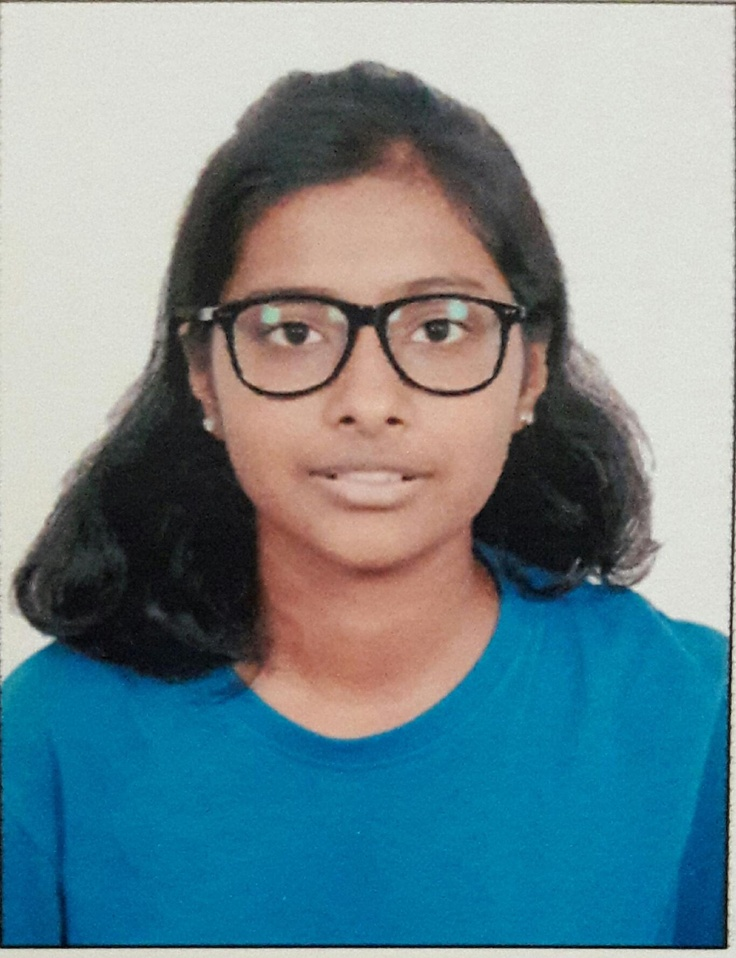
%> input picture BT19ECE005_DIP_A1/BT19ECE005.jpg, 736 x 958 px, shrunk from 1366 x 1778 before the run
$ octave DIP_A7.m   (GNU Octave 9; MATLAB toolbox functions it lacks are replaced by stand-ins)
%> lines starting %> are read from the running program, lines starting %| are printed output that depends on the picture
%% Name - Sakshi Pandagale
%% Roll no. - BT19ECE005
%% Assignment 7 - Contrast Mainpulation

clc
clear all
close all

img=imread('C:\Users\Sakshi S Pandagale\Desktop\Pictures\Saved Pictures\BT19ECE005.jpg');
%> img is the input picture: size 958x736x3 uint8; mean R, G, B 114.2, 138.6, 146.1

L = img / 2; %% Lowering contrast of the image
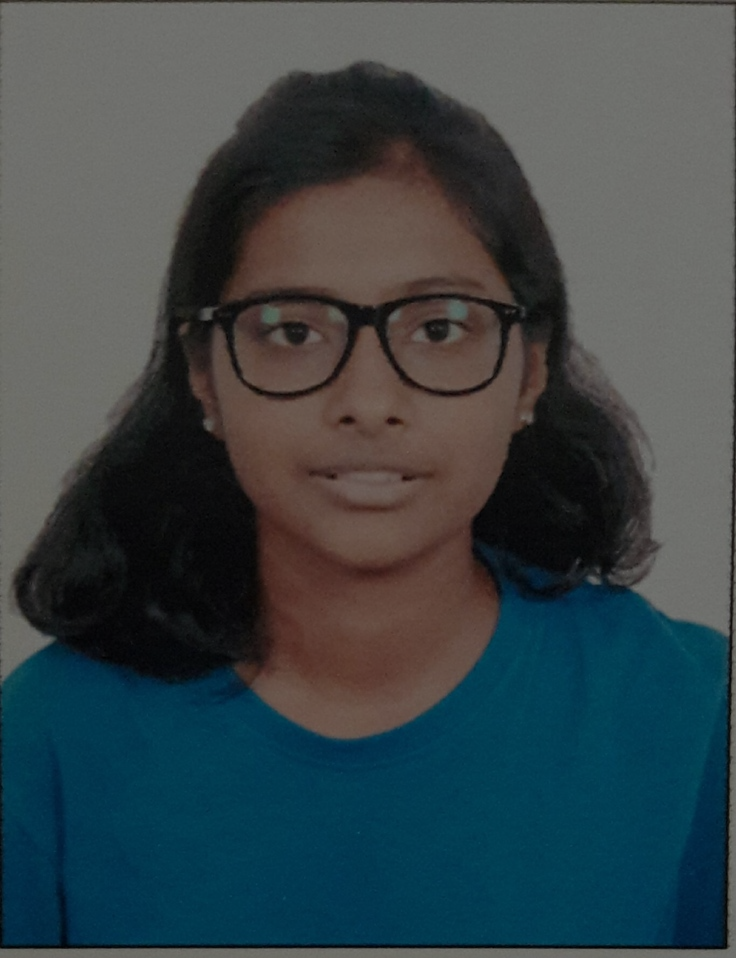
%> L: size 958x736x3 uint8; mean R, G, B 57.3, 69.6, 73.3
H = img * 2; %% Increasing contrast of the image
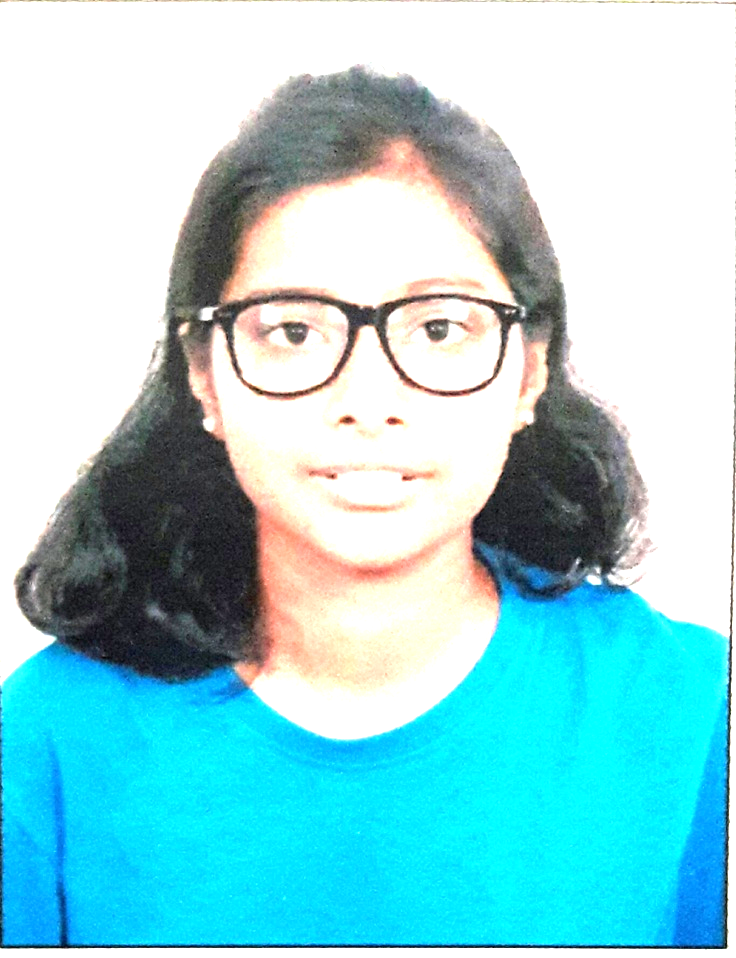
%> H: size 958x736x3 uint8; mean R, G, B 149.8, 212, 217.2

subplot(1,3,1), imshow(img), title('original image');
subplot(1,3,2), imshow(L), title('low contrast image');
subplot(1,3,3), imshow(H), title('high contrast image');
